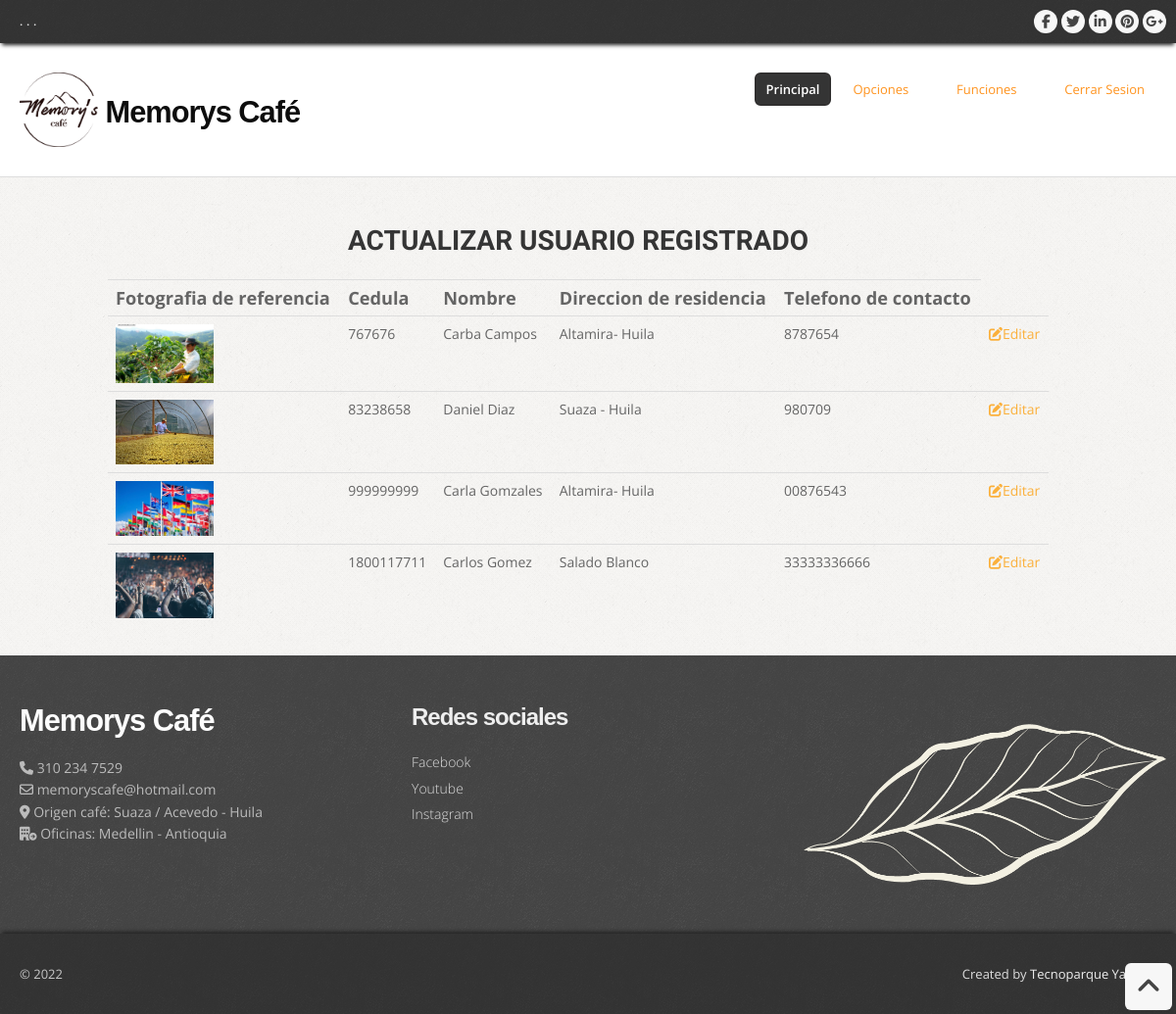
Screenshot of /template/funciones/actualizar_usuario.php with the database file from the repository.
### tables this page shows
CREATE TABLE `usuario` (
  `cedula_usuario` int(11) NOT NULL,
  `nombre_usuario` varchar(50) NOT NULL,
  `direccion_usuario` varchar(50) NOT NULL,
  `telefono_usuario` varchar(25) NOT NULL,
  `foto_usuario` varchar(250) NOT NULL,
  `ruta_usuario` varchar(250) NOT NULL
);

### template/funciones/actualizar_usuario.php (the view, shortened to what this page needs)
<?php
include '../conexion.php';
?>
<!DOCTYPE html>
<html lang="en">
<head>
  <link href="../css/bootstrap.css" rel="stylesheet" />
  <link href="../css/bootstrap-responsive.css" rel="stylesheet" />
  <link href="../css/prettyPhoto.css" rel="stylesheet" />
  <link href="../css/style.css" rel="stylesheet">
  <link rel="stylesheet" href="../../css/actualizar.css">
  <link id="t-colors" href="../color/default.css" rel="stylesheet" />
</head>
<body>
  <div id="wrapper">
    <header>
      <div class="top">
        <div class="container">
          <div class="row">
            <div class="span6">
              <ul class="topmenu">
                <li><a href="#">.</a></li>
                <li><a href="#">.</a></li>
                <li><a href="#">.</a></li>
              </ul>
            </div>
            <div class="span6">
              <ul class="social-network">
                <li><a href="#" data-placement="bottom" title="Facebook"><i class="icon-circled icon-bglight icon-facebook"></i></a></li>
                <li><a href="#" data-placement="bottom" title="Twitter"><i class="icon-circled icon-bglight icon-twitter"></i></a></li>
                <li><a href="#" data-placement="bottom" title="Linkedin"><i class="icon-circled icon-linkedin icon-bglight"></i></a></li>
                <li><a href="#" data-placement="bottom" title="Pinterest"><i class="icon-circled icon-pinterest  icon-bglight"></i></a></li>
                <li><a href="#" data-placement="bottom" title="Google +"><i class="icon-circled icon-google-plus icon-bglight"></i></a></li>
              </ul>
            </div>
          </div>
        </div>
      </div>
      <div class="container">
        <div class="row nomargin">
          <div class="span4">
            <div class="logo">
              <h1><img src="../icon/logo.png" width="80px" alt=""> Memorys Café</a></h1>
            </div>
          </div>
          <div class="span8">
            <div class="navbar navbar-static-top">
              <div class="navigation">
                <nav>
                  <ul class="nav topnav">
                    <li class="active">
                      <a href="inicio.php">Principal</a>
                    </li>
                    <li class="dropdown">
                      <a href="#">Opciones <i class="icon-angle-down"></i></a>
                    </li>
                    <li class="dropdown">
                      <a href="#">Funciones <i class="icon-angle-down"></i></a>
                    </li>
                    <li>
                      <a href="contact.html">Cerrar Sesion </a>
                    </li>
                  </ul>
                </nav>
              </div>
            </div>
          </div>
        </div>
      </div>
    </header>
    <section id="content">
      <div class="container">
        <div class="row">
        <h1 class="primertitulo2">ACTUALIZAR USUARIO REGISTRADO</h1>
        <table class="table table-striped-columns principal">
                <tr>
                    <th class="box1">Fotografia de referencia</th>
                    <th class="box1">Cedula</th>
                    <th class="box1">Nombre</th>
                    <th class="box1">Direccion de residencia</th>
                    <th class="box1">Telefono de contacto</th>
                </tr>
                <tr>
                <?php
                        try {
                            $sql1="SELECT * FROM usuario";
                            $resultado=$cadena->prepare($sql1);
                            $resultado->execute(array());
                            while ($consulta = $resultado -> fetch (PDO:: FETCH_ASSOC)){
                            ?>
                            <tr>
                                <td class="box2"><img src="../fotografiaUsuario/<?=$consulta['foto_usuario']?>" title="<?=$consulta['foto_usuario']?>" width="100" height="100"></td>
                                <td class="box2"> <?php echo $consulta['cedula_usuario'];?></td>
                                <td class="box2"> <?php echo $consulta['nombre_usuario'];?></td>
                                <td class="box2"> <?php echo $consulta['direccion_usuario'];?></td>
                                <td class="box2"> <?php echo $consulta['telefono_usuario'];?></td>
                                <td><a class="editar" href="actualizar_usuario1.php?cod=<?php echo $consulta ['cedula_usuario']?>"><i class="fa-solid fa-pen-to-square"></i>Editar</a></td>
                              </tr>
                            <?php
                            }
                        } catch (Exception $e) {
                          die (' ALERTA!! error en la consulta..'. $e->getMessage());
                        }
                      ?>
              </table>
        </div>
      </div>
    </section>
    <footer>
      <div class="container">
        <div class="row">
          <div class="span4">
            <div class="widget">
              <div class="footer_logo">
                <h3><a href="index.html"> Memorys Café</a></h3>
              </div>
              <p>
                <i class="icon-phone"></i> 310 234 7529 <br>
                <i class="icon-envelope-alt"></i> memoryscafe@hotmail.com <br>
                <i class="fa-solid fa-location-dot"></i> Origen café: Suaza / Acevedo - Huila <br>
                <i class="fa-solid fa-building-circle-arrow-right"></i> Oficinas: Medellin - Antioquia
              </p>
            </div>
          </div>
          <div class="span4">
            <div class="widget">
              <h5 class="widgetheading">Redes sociales</h5>
              <ul class="link-list">
                <li><a href="#">Facebook</a></li>
                <li><a href="#">Youtube</a></li>
                <li><a href="#">Instagram</a></li>
              </ul>
            </div>
          </div>
          <div class="span4">
            <div class="widget">
              <img src="../images/hoja.png" width="100%" alt="">
            </div>
          </div>
        </div>
      </div>
      <div id="sub-footer">
        <div class="container">
          <div class="row">
            <div class="span6">
              <div class="copyright">
                <p><span>&copy; 2022</span></p>
              </div>
            </div>
            <div class="span6">
              <div class="credits">
                Created by <a href="">Tecnoparque Yamboro</a>
              </div>
            </div>
          </div>
        </div>
      </div>
    </footer>
  </div>
  <a href="#" class="scrollup"><i class="icon-angle-up icon-rounded icon-bglight icon-2x"></i></a>
</body>
</html>

### template/css/style.css (style rules this page uses)
body { font-family:'Open Sans', Arial, sans-serif; font-size:14px; font-weight:400; line-height:1.6em; color:#656565; }
a { color:#4b5056; }
.bold { font-weight:900; }
.container { padding:0 20px 0 20px; position:relative; }
.row { margin-bottom:30px; }
.row.nomargin { margin-bottom:0; }
header { background: ; margin:0; padding:0 0 20px; position:relative; z-index:2000; }
header .top { padding:10px 0 10px; margin:0 0 30px; background: url(../img/top-pattern-150.png) repeat; -webkit-box-shadow: 0 4px 4px -2px #222; -moz-box-shadow: 0 4px 4px -2px #222; box-shadow: 0 4px 4px -2px #222; }
header .logo { float:left; }
header .logo img { margin-bottom:10px; }
header .logo h1 { color:#0d0d0d; letter-spacing:-1px; font-size:2.2em; font-weight:900; margin:0; }
header .top .row { margin-bottom:0; }
ul.topmenu { list-style:none; margin:0; }
ul.topmenu li { display:inline; }
ul.topmenu li a { font-size:12px; color: #ddd; font-weight:600; }
ul.social-network { float:right; list-style:none; margin:0; }
ul.social-network li { display:inline; }
header .navigation { float:right; }
header ul.nav li { border:none; margin:0; }
header ul.nav li a { border:none; font-weight:400; }
.navbar .nav > li > a { font-size:13px; color: #FF931E; text-shadow: none; }
header ul.nav li a i { color:#fff; }
.navbar .nav > .active > a,.navbar .nav > .active > a:hover { font-weight:600; }
ul.nav li.dropdown a { z-index:1000; display:block; }
#content { position:relative; background:#fff; border-top:1px solid #ddd; padding:50px 0 0 0; }
#content { background-image: url(../img/pattern/pat-1.png); background-repeat: repeat; }
#content img { max-width:100%; height:auto; }
ul.link-list { margin:0; padding:0; list-style:none; }
ul.link-list li { margin:0; padding:2px 0 2px 0; list-style:none; }
footer ul.link-list li a { color:#ddd; font-weight:300; }
footer { padding:50px 0 0 0; color:#bbb; background: url(../img/header-pattern-150.png) repeat; }
footer a { color:#eee; text-decoration:none; }
footer h1, footer h2, footer h3, footer h4, footer h5, footer h6 { color:#eee; }
footer .footer_logo { margin-bottom:20px; }
footer .footer_logo h3 { color:#fdfdfd; letter-spacing:-1px; font-size:2.2em; font-weight:900; margin:0; }
footer .footer_logo h3 a { color:#fdfdfd; }
footer h5.widgetheading { text-transform:none; font-weight:600; letter-spacing:-1px; margin-bottom:20px; }
footer .widget i { color:#bbb; }
#sub-footer { background: url(../img/top-pattern-150.png) repeat; text-shadow:none; color:#ddd; padding:0; padding-top:30px; margin:20px 0 0 0; -webkit-box-shadow: 0 -4px 4px -2px #222; -moz-box-shadow: 0 -4px 4px -2px #222; box-shadow: 0 -4px 4px -2px #222; }
#sub-footer p { margin:0; padding:0; }
#sub-footer span { color:#c7c7c7; }
.copyright p { text-align:left; font-size:13px; }
.credits { text-align:right; font-size:13px; }
.scrollup { position:fixed; width:32px; height:32px; bottom:20px; right:20px; }
a.scrollup { outline:0; text-decoration:none; }
a i.icon-bglight, a i.icon-bgdark { display: inline-block; }
[class^="icon-"], [class*=" icon-"] { color:#404040; }

### css/actualizar.css (style rules this page uses)
.row .primertitulo2 { text-align: center; font-size: 2em; font-family: 'Roboto', sans-serif; }
.principal { width: 80%; margin: 0 auto; }
.box1 { font-size: 1.3em; }
.editar { color: #FBB03B ; font-size: 1em; }

### template/css/shortcodes.css (style rules this page uses)
i.icon-bglight { color: #444; background: #f7f7f7; }
.icon-rounded { display: inline-block; border-radius: 6px !important; -moz-border-radius: 6px !important; -webkit-border-radius: 6px !important; -o-border-radius: 6px !important; -ms-border-radius: 6px !important; text-align: center; width: 24px !important; height: 24px !important; line-height: 24px !important; }
.icon-rounded.icon-2x { width: 48px !important; height: 48px !important; line-height: 48px !important; }
.icon-circled { display: inline-block; border-radius: 1000px !important; -moz-border-radius: 1000px !important; -webkit-border-radius: 1000px !important; -o-border-radius: 1000px !important; -ms-border-radius: 1000px !important; text-align: center; width: 24px !important; height: 24px !important; line-height: 24px !important; }

### rows the page displays
usuario: foto_usuario (picture), cedula_usuario "767676", nombre_usuario "Carba Campos", direccion_usuario "Altamira- Huila", telefono_usuario "8787654"
usuario: foto_usuario (picture), cedula_usuario "83238658", nombre_usuario "Daniel Diaz", direccion_usuario "Suaza - Huila", telefono_usuario "980709"
usuario: foto_usuario (picture), cedula_usuario "999999999", nombre_usuario "Carla Gomzales", direccion_usuario "Altamira- Huila", telefono_usuario "00876543"
usuario: foto_usuario (picture), cedula_usuario "1800117711", nombre_usuario "Carlos Gomez", direccion_usuario "Salado Blanco", telefono_usuario "33333336666"
